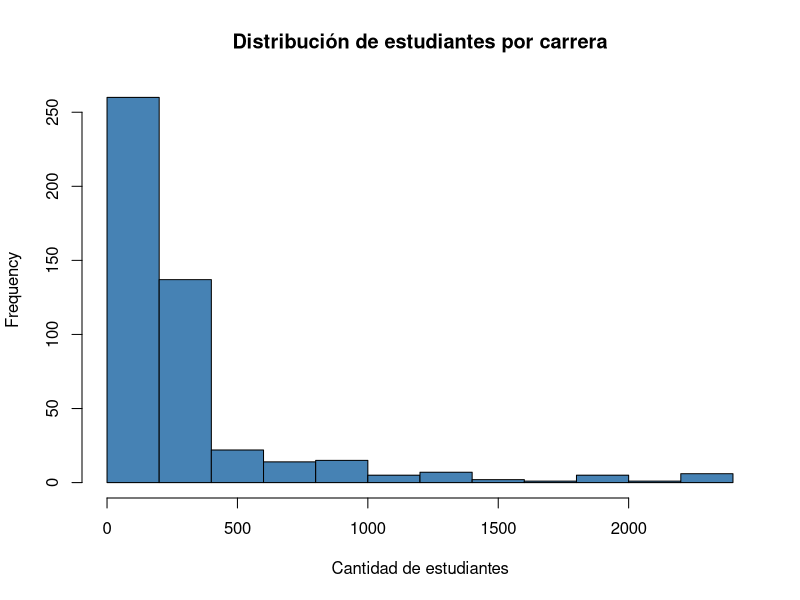
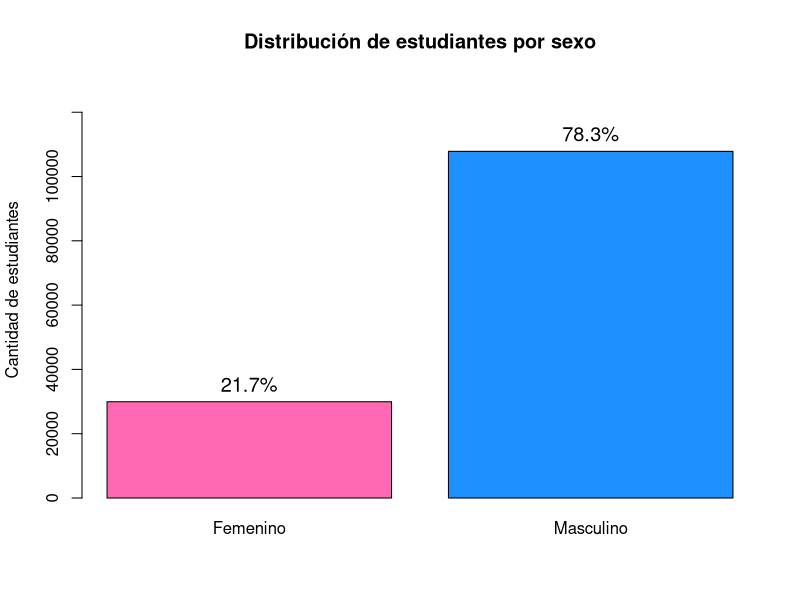
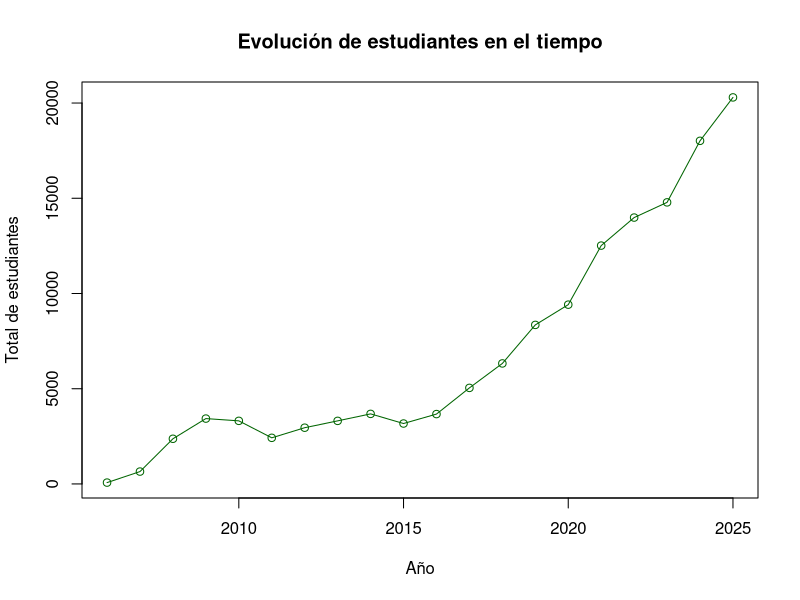

R code for these plots, in order:
# 1- Carga del Dataset

df_carreras <- read.csv("Estadisticas-Inscritos-Educacion-Superior-2006-2025.csv")

# Visualizar primeras filas
head(df_carreras)

# 2- Exploración del Dataset

# Nombres de columnas
colnames(df_carreras)

# Estructura de los datos
str(df_carreras)

# Resumen estadístico
summary(df_carreras)

# 3- Limpieza del Dataset

# Se renombran las columnas para facilitar el manejo de los datos
colnames(df_carreras) <- c("Carrera", "Femenino", "Masculino", "Cuatrimestre", "Ano")

# Se crea una nueva variable con el total de estudiantes
df_carreras$Total <- df_carreras$Femenino + df_carreras$Masculino

# Verificación
head(df_carreras)

# 4- Análisis Exploratorio de Datos (EDA)

# 4.1 Histograma: Distribucion total de estudiantes

# Se analiza la distribución de la cantidad total de estudiantes

hist(df_carreras$Total,
     main = "Distribución de estudiantes por carrera",
     xlab = "Cantidad de estudiantes",
     col = "steelblue")

# La mayoría de las carreras presentan una cantidad baja de estudiantes,
# mientras que pocas concentran valores más altos, lo que indica una distribución desigual.

# 4.2 Boxplot: Comparación por sexo

# Totales por sexo
totales_sexo <- colSums(df_carreras[, c("Femenino", "Masculino")])

# Convertir a porcentaje
porcentaje <- round(totales_sexo / sum(totales_sexo) * 100, 1)

# Gráfico de barras
barplot(totales_sexo,
        col = c("#FF69B4", "#1E90FF"),
        main = "Distribución de estudiantes por sexo",
        ylab = "Cantidad de estudiantes",
        ylim = c(0, max(totales_sexo) * 1.2))

# Agregar etiquetas
text(x = c(0.7, 1.9),
     y = totales_sexo,
     label = paste0(porcentaje, "%"),
     pos = 3,
     cex = 1.2,
     col = "black")

# Se observa que la participación masculina es significativamente mayor que la femenina,
# representando aproximadamente el 78% del total de estudiantes, mientras que las mujeres
# constituyen cerca del 22%, evidenciando una diferencia notable en la matrícula por sexo.

# 4.3 Evolución en el tiempo

# Se analiza la evolución de la matrícula a lo largo del tiempo

totales_por_ano <- aggregate(Total ~ Ano, data = df_carreras, sum)

plot(totales_por_ano$Ano, totales_por_ano$Total,
     type = "o",
     col = "darkgreen",
     main = "Evolución de estudiantes en el tiempo",
     xlab = "Año",
     ylab = "Total de estudiantes")

# Se observa una tendencia creciente en la cantidad de estudiantes a lo largo del tiempo,
# especialmente en los años más recientes.

# 5- Conclusión

# El análisis exploratorio permitió identificar que la mayoría de las carreras presentan
# una cantidad baja de estudiantes, mientras que unas pocas concentran valores más altos.
# También se observaron diferencias en la distribución de estudiantes femeninos entre las carreras.
# Finalmente, se evidenció un crecimiento sostenido en la cantidad de estudiantes a lo largo del tiempo.
